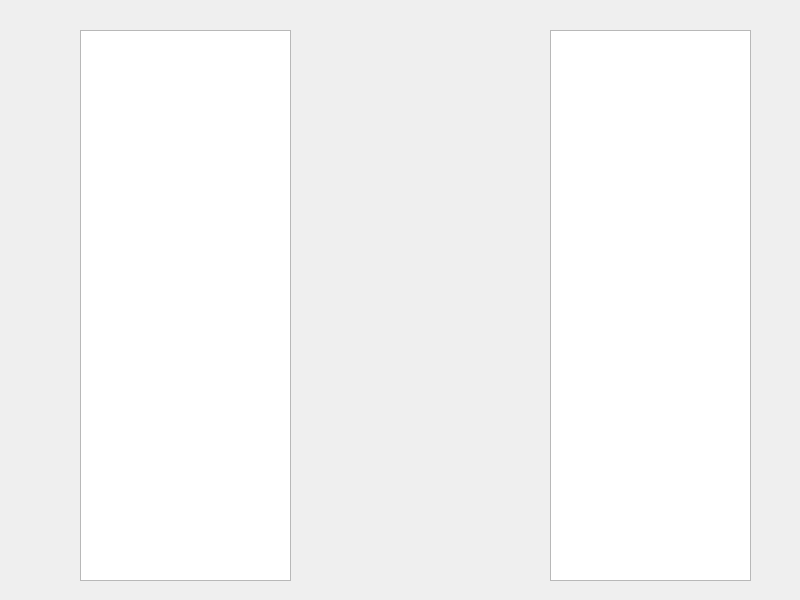
<?xml version="1.0" encoding="UTF-8"?>
<ui version="4.0">
 <class>Dialog</class>
 <widget class="QDialog" name="Dialog">
  <property name="geometry">
   <rect>
    <x>0</x>
    <y>0</y>
    <width>800</width>
    <height>600</height>
   </rect>
  </property>
  <property name="windowTitle">
   <string>Dialog</string>
  </property>
  <widget class="QTextEdit" name="textEdit">
   <property name="geometry">
    <rect>
     <x>80</x>
     <y>30</y>
     <width>211</width>
     <height>551</height>
    </rect>
   </property>
  </widget>
  <widget class="QTextEdit" name="textEdit_2">
   <property name="geometry">
    <rect>
     <x>550</x>
     <y>30</y>
     <width>201</width>
     <height>551</height>
    </rect>
   </property>
  </widget>
 </widget>
 <resources/>
 <connections/>
</ui>
